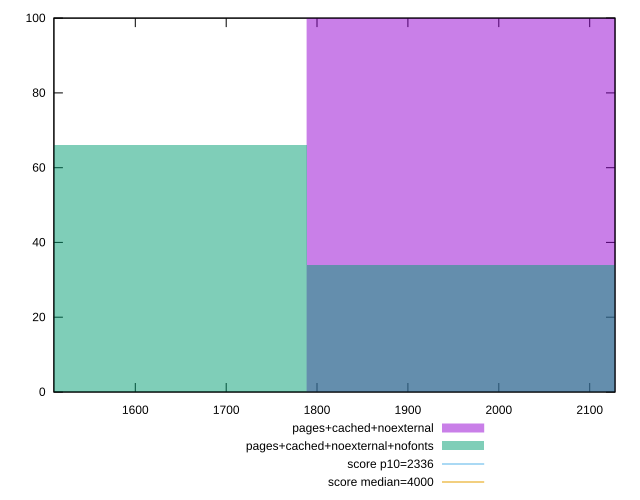

Here is the gnuplot script that generated this plot:
reset

$pagesCachedNoexternal <<EOF
2044.0534338133916 100
EOF

$pagesCachedNoexternalNofonts <<EOF
1533.0400753600438 66
2044.0534338133916 34
EOF

set key outside below
set boxwidth 511.0133584533479
set xrange [1510.4286000000002:2127.8655]
set yrange [0:100]
set trange [0:100]
set style fill transparent solid 0.5 noborder

set parametric
set terminal svg size 640, 500 enhanced background rgb 'white'
set output "report_00007_2020-12-11T15:55:29.892Z/first-meaningful-paint/comparison/histogram/5_vs_6.svg"

plot $pagesCachedNoexternal title "pages+cached+noexternal" with boxes, \
     $pagesCachedNoexternalNofonts title "pages+cached+noexternal+nofonts" with boxes, \
     2336,t title "score p10=2336", \
     4000,t title "score median=4000"

reset
